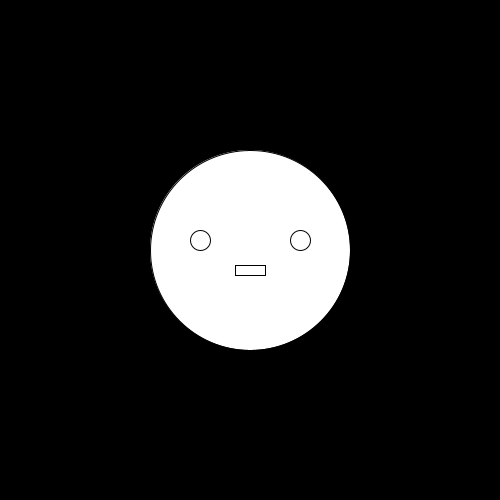
Frame 1 (no input)
Frame 60 (the mouse pressed at the canvas centre just before this capture): identical to frame 1, image omitted
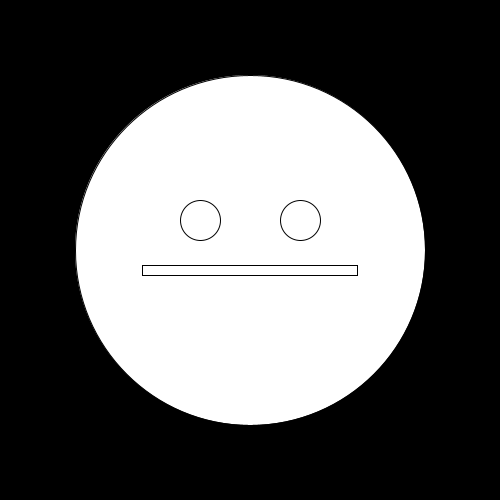
Frame 120 (the mouse held since frame 60 and released just before this capture)

The Processing sketch that drew these frames (run headless with seeded random() and noise(); from frame 60 on, the mouse is pressed at the canvas centre):

// Processing sketch: processing_65100
// ── processing_65100.pde

float v;

void setup() {
  
  size(500, 500);
  smooth();
  rectMode(CENTER);
  
}

void draw() {
  //make sure to redraw the background each frame
  background(0);
  
  v = mouseX;
  
  float headSize = map(v, 0, 500, 200, 500);
  float eyeHeight = map(v, 0, 500, 240, 200);
  float eyeSize = map(v, 0, 500, 20, 60);
  float mouthWidth = map(v, 0, 500, 30, 400);
  
  ellipse(width/2, height/2, headSize, headSize);
  ellipse(200, eyeHeight, eyeSize, eyeSize);
  ellipse(300, eyeHeight, eyeSize, eyeSize);
  rect(width/2, 270, mouthWidth, 10);
  
}
